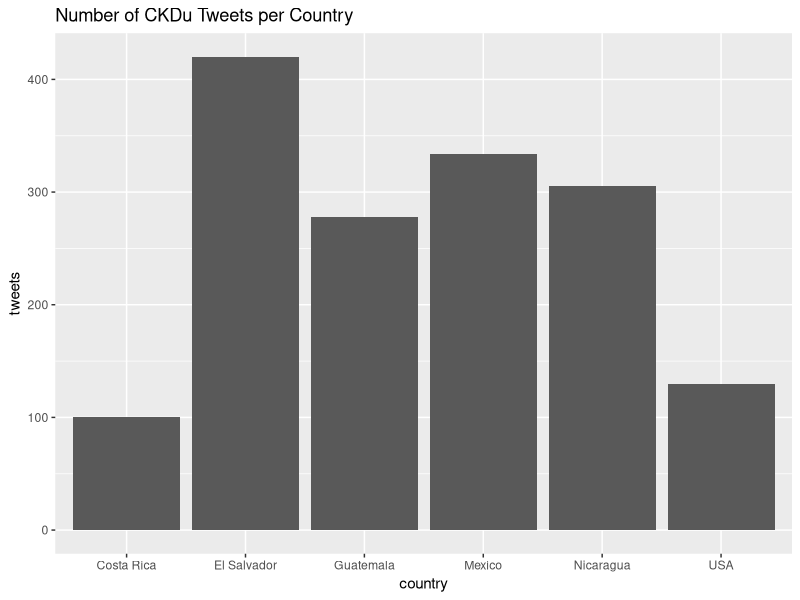

Here is the R script that generated this plot:
## ---- chunk 1
knitr::opts_chunk$set(echo = TRUE)
#Load Needed Packages
library(ggplot2)
## ---- chunk 2
#Made up data to be used in making histogram below. 
tweets <- c(100,305,420,334,278,130)
country <- c("Costa Rica", "Nicaragua", "El Salvador", "Mexico", "Guatemala", "USA")
CKDu_Tweets <- data.frame(country, tweets)
## ---- chunk 3
#Make Histogram of CKDu tweets per country
ggplot(data = CKDu_Tweets, aes(x = country, y = tweets)) + geom_bar(stat = "identity")+
  ggtitle("Number of CKDu Tweets per Country")
